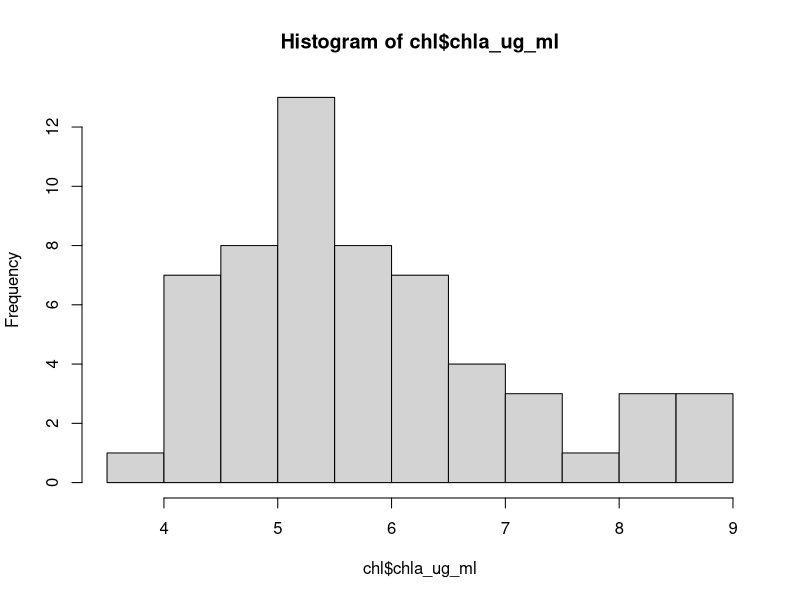

Reproduce this figure in R. (Note: this script raises an error after producing the figure.)
library(tidyverse)
library(emmeans)
library(multcomp)
library(multcompView)

chl <- read.csv("gradienteData/chl_gradiente_2023/pigm_gradiente_2023_updated.csv") |> 
  filter(canopy_position == "shade_low") |>
  filter(date <= 20230731 | date >= 20230825) |> 
  mutate(campaign = ifelse(date >= 20230621, "summer23", "spring23")) |> 
  mutate(site = factor(site, levels = c("ART", "BER", "ITU", "MSA", "DIU"))) |> 
  rename(tree = id_plant) |> 
  mutate(chla_and_chlb = chla_ug_ml + chlb_ug_ml)

chl <- chl[, c("site", "campaign", "tree", "chla_ug_ml", "chlb_ug_ml",
               "chla_chlb", "chla_and_chlb")]

hist(chl$chla_ug_ml)
summary(aov(chla_ug_ml ~ site * campaign, data = chl))
TukeyHSD(aov(chla_ug_ml ~ site, data = chl))
summary(aov(chlb_ug_ml ~ site * campaign, data = chl))
TukeyHSD(aov(chlb_ug_ml ~ site, data = chl))
summary(aov(chla_and_chlb ~ site * campaign, data = chl))
TukeyHSD(aov(chla_and_chlb ~ site, data = chl))
summary(aov(chla_chlb ~ site * campaign, data = chl))
TukeyHSD(aov(chla_chlb ~ site, data = chl))

model <- lm(sla ~ site * campaign, data = sla)
summary(model)
anova(lm(sla ~ site * campaign, data = sla))
model_means2 <- emmeans(model, ~ site)
model_means_cld2 <- cld(model_means2, adjust = "sidak",
                        Letters = c("a", "b", "c", "d", "e", "f", "g"),
                        alpha = 0.05, sort = FALSE)

chla <- ggplot(chl, aes(x = site, y = chla_ug_ml, fill = campaign)) +
  geom_boxplot(
    position = position_dodge2(width = 0.8, preserve = "single")) +
  scale_fill_manual(values=c("magenta1", "orange")) +
  ylim(1, 8) +
  labs(
    x = "",
    y = expression("Chl a ("*mu*g~ml^-1*")"),
    fill = "Campaign"
  ) +
  theme_minimal()+
  guides(fill = FALSE) 

chlb <- ggplot(chl, aes(x = site, y = chlb_ug_ml, fill = campaign)) +
  geom_boxplot(
    position = position_dodge2(width = 0.8, preserve = "single")) +
  scale_fill_manual(values=c("magenta1", "orange")) +
  ylim(1, 8) +
  labs(
    x = "",
    y = expression("Chl b ("*mu*g~ml^-1*")"),
    fill = "Campaign"
  ) +
  theme_minimal() +
  guides(fill = FALSE) 

chlSum <- ggplot(chl, aes(x = site, y = chla_and_chlb, fill = campaign)) +
  geom_boxplot(
    position = position_dodge2(width = 0.8, preserve = "single")) +
  scale_fill_manual(values=c("magenta1", "orange")) +
  labs(
    x = "",
    y = expression("[Chla] + [Chlb] ("*mu*g~ml^-1*")"),
    fill = "Campaign"
  ) +
  theme_minimal()+
  guides(fill = FALSE) 

chlRatio <- ggplot(chl, aes(x = site, y = chla_chlb, fill = campaign)) +
  geom_boxplot(
    position = position_dodge2(width = 0.8, preserve = "single")) +
  scale_fill_manual(values=c("magenta1", "orange")) +
  labs(
    x = "",
    y = "[Chla]:[Chlb]",
    fill = "Campaign"
  ) +
  theme_minimal()+
  guides(fill = FALSE) 

cowplot::plot_grid(chla, chlb, chlSum, chlRatio, ncol = 2)

nsc <- read.csv("gradienteData/sugars_gradiente_2023/nsc_grad_2023_updated.csv") |>
  mutate(canopy_position = ifelse(is.na(canopy_position), "crap", canopy_position)) |> 
  filter(canopy_position != "sun") |>
  filter(canopy_position != "shade") |> 
  mutate(campaign = factor(campaign, levels = c("spring23", "summer23", "late_summer23"))) 
  
# explore differences among campaigns within HMO and MSA

summary(aov(umol_suc_ml ~ campaign,
            data = subset(nsc, site == "MSA" & sample_type == "SPH")))
TukeyHSD(aov(umol_suc_ml ~ campaign,
              data = subset(nsc, site == "MSA" & sample_type == "SPH")))
summary(aov(umol_suc_ml ~ campaign,
            data = subset(nsc, site == "MSA" & sample_type == "LPH")))
summary(aov(umol_suc_ml ~ campaign,
            data = subset(nsc, site == "MSA" & sample_type == "BPH")))
TukeyHSD(aov(umol_suc_ml ~ campaign,
             data = subset(nsc, site == "MSA" & sample_type == "BPH")))

branchSuc <- ggplot(subset(nsc, site == "MSA" & sample_type == "SPH"),
                    aes(x = campaign, y = umol_suc_ml)) +
  geom_boxplot(
    position = position_dodge2(width = 0.8, preserve = "single")) +
  ylim(0, 2) +
  labs(
    x = "",
    y = expression("[Sucrose]"[branch]~"("*mu*mol~ml^-1*")"),
    ) +
  theme_minimal()+
  guides(fill = FALSE) 

leafSuc <- ggplot(subset(nsc, site == "MSA" & sample_type == "LPH"),
                  aes(x = campaign, y = umol_suc_ml)) +
  geom_boxplot(
    position = position_dodge2(width = 0.8, preserve = "single")) +
  ylim(0, 2) +
  labs(
    x = "",
    y = expression("[Sucrose]"[leaf]~"("*mu*mol~ml^-1*")"),
  ) +
  theme_minimal()+
  guides(fill = FALSE)

trunkSuc <- ggplot(subset(nsc, site == "MSA" & sample_type == "BPH"),
                  aes(x = campaign, y = umol_suc_ml)) +
  geom_boxplot(
    position = position_dodge2(width = 0.8, preserve = "single")) +
  ylim(0, 2) +
  labs(
    x = "",
    y = expression("[Sucrose]"[stem]~"("*mu*mol~ml^-1*")"),
  ) +
  theme_minimal()+
  guides(fill = FALSE)

cowplot::plot_grid(branchSuc, leafSuc, trunkSuc, ncol = 3)

summary(aov(umol_suc_ml ~ campaign,
            data = subset(nsc, site == "HMO" & sample_type == "BPH")))
TukeyHSD(aov(umol_suc_ml ~ campaign,
             data = subset(nsc, site == "HMO" & sample_type == "BPH")))

ggplot(subset(nsc, site == "HMO" & sample_type == "BPH"),
                   aes(x = campaign, y = umol_suc_ml)) +
  geom_boxplot(
    position = position_dodge2(width = 0.8, preserve = "single")) +
  ylim(0, 2) +
  labs(
    x = "",
    y = expression("[Sucrose]"[stem]~"("*mu*mol~ml^-1*")"),
  ) +
  theme_minimal()+
  guides(fill = FALSE)

# MSA: lower brahcn and trunk [Sucrose] in spring than in summer,
# lower Branch [Sucrose] in late summer than in summer.
# No seasonal differences for leaf [Sucrose].
# HMO: lower trunk [Sucrose] in late summer, no differnces between sprign and summer

# keep late summer campaigns for consistency

dimensions <- read.csv("gradienteData/wd_gradiente_2023/wd_gradiente_2023_updated.csv") |> 
  mutate(surface_cm2 = pi*diameter_wd_cm*length_wd_cm)
dimensions$sample_type <- c(rep("SPH", times = nrow(dimensions)))
dimensions <- dimensions[, c("date", "id_plant", "canopy_position", "sample_type", "surface_cm2")]

nsc <- read.csv("gradienteData/sugars_gradiente_2023/nsc_grad_2023_updated.csv") |>
  mutate(canopy_position = ifelse(is.na(canopy_position), "crap", canopy_position)) |>
  left_join(dimensions, by = c("date", "id_plant", "canopy_position", "sample_type")) |> 
  mutate(surface_cm2 = ifelse(sample_type == "BPH", pi*(0.25^2)*5, surface_cm2)) |>
  mutate(DW_g = rep(NA, times = nrow(nsc))) |>
  mutate(volume_mL = ifelse(sample_type == "LPH", 0.5, 10)) |> 
  mutate(umol_suc_cm2 = umol_suc_ml * volume_mL/surface_cm2) |> 
  mutate(umol_suc_g = umol_suc_ml * volume_mL/DW_g) |> 
  filter(canopy_position != "sun") |>
  filter(canopy_position != "shade") |>
  filter(date <= 20230630 | date >= 20230827) |> 
  mutate(campaign = ifelse(date >= 20230622, "summer23", "spring23")) |>
  mutate(site = factor(site, levels = c("ART", "BER", "ITU", "MSA", "DIU", "HMO"))) |> 
  rename(tree = id_plant)

nsc <- nsc[, c("site", "campaign", "tree", "sample_type",
               "umol_suc_ml", "umol_suc_cm2", "umol_suc_g")]
nsc <- nsc |> 
  pivot_wider(names_from = sample_type, values_from = c(umol_suc_ml, umol_suc_cm2, umol_suc_g))
nsc <- nsc[, c(1:6, 8:10)] |> 
  rename(leafSuc_umol_ml = umol_suc_ml_LPH) |> 
  rename(branchSuc_umol_ml = umol_suc_ml_SPH) |> 
  rename(trunkSuc_umol_ml = umol_suc_ml_BPH) |>
  rename(leafSuc_umol_g = umol_suc_g_LPH) |> 
  rename(branchSuc_umol_cm2 = umol_suc_cm2_SPH) |> 
  rename(trunkSuc_umol_cm2 = umol_suc_cm2_BPH)

hist(nsc$leafSuc_umol_ml)
subset(nsc, leafSuc_umol_ml >= 0.8)
# there is an outlier that looks like a a measurement error -> discard
nsc[which(nsc$leafSuc_umol_ml >= 0.8), "leafSuc_umol_ml"] <- NA

hist(nsc$branchSuc_umol_ml)
hist(nsc$trunkSuc_umol_ml)

summary(aov(leafSuc_umol_ml ~ site * campaign, data = nsc))
plot(aov(leafSuc_umol_ml ~ site * campaign, data = nsc))
model_means_leaf <- emmeans(lm(branchSuc_umol_ml ~ site, data = nsc),
                              ~ site)
model_means_cld <- cld(model_means_leaf, adjust = "sidak",
                       Letters = c("A", "B", "C", "D", "E", "F", "G"),
                       alpha = 0.05, sort = FALSE)

summary(aov(branchSuc_umol_ml ~ site * campaign, data = nsc))
plot(aov(branchSuc_umol_ml ~ site * campaign, data = nsc))
model_means_branch <- emmeans(lm(branchSuc_umol_ml ~ site * campaign, data = nsc),
                              ~ site * campaign)
model_means_cld <- cld(model_means_branch, adjust = "sidak",
                       Letters = c("a", "b", "c", "d", "e", "f", "g", "h", "i"),
                       alpha = 0.05, sort = FALSE)

summary(aov(trunkSuc_umol_ml ~ site * campaign, data = nsc))
plot(aov(trunkSuc_umol_ml ~ site * campaign, data = nsc))
model_means_trunk <- emmeans(lm(trunkSuc_umol_ml ~ site * campaign, data = nsc),
                              ~ site * campaign)
model_means_cld <- cld(model_means_trunk, adjust = "sidak",
                       Letters = c("a", "b", "c", "d", "e", "f", "g", "h", "i"),
                       alpha = 0.05, sort = FALSE)

leafSuc <- ggplot(nsc, aes(x = site, y = leafSuc_umol_ml, fill = campaign)) +
  geom_boxplot(
    position = position_dodge2(width = 0.8, preserve = "single")) +
  ylim(-0.022, 1.61) +
  scale_fill_manual(values=c("magenta1", "orange")) +
  labs(
    x = "",
    y = expression("[Sucrose]"[leaf]~"("*mu*mol~mL^-1*")"),
    fill = "Campaign"
  ) +
  theme_minimal()+
  guides(fill = FALSE)

branchSuc <- ggplot(nsc, aes(x = site, y = branchSuc_umol_ml, fill = campaign)) +
  geom_boxplot(
    position = position_dodge2(width = 0.8, preserve = "single")) +
  ylim(-0.022, 1.61) +
  scale_fill_manual(values=c("magenta1", "orange")) +
  labs(
    x = "",
    y = expression("[Sucrose]"[branch]~"("*mu*mol~mL^-1*")"),
    fill = "Campaign"
  ) +
  theme_minimal()+
  guides(fill = FALSE)

trunkSuc <- ggplot(nsc, aes(x = site, y = trunkSuc_umol_ml, fill = campaign)) +
  geom_boxplot(
    position = position_dodge2(width = 0.8, preserve = "single")) +
  ylim(-0.022, 1.61) +
  scale_fill_manual(values=c("magenta1", "orange")) +
  labs(
    x = "",
    y = expression("[Sucrose]"[trunk]~"("*mu*mol~mL^-1*")"),
    fill = "Campaign"
  ) +
  theme_minimal()+
  guides(fill = FALSE)

cowplot::plot_grid(leafSuc, branchSuc, trunkSuc, ncol = 3)
